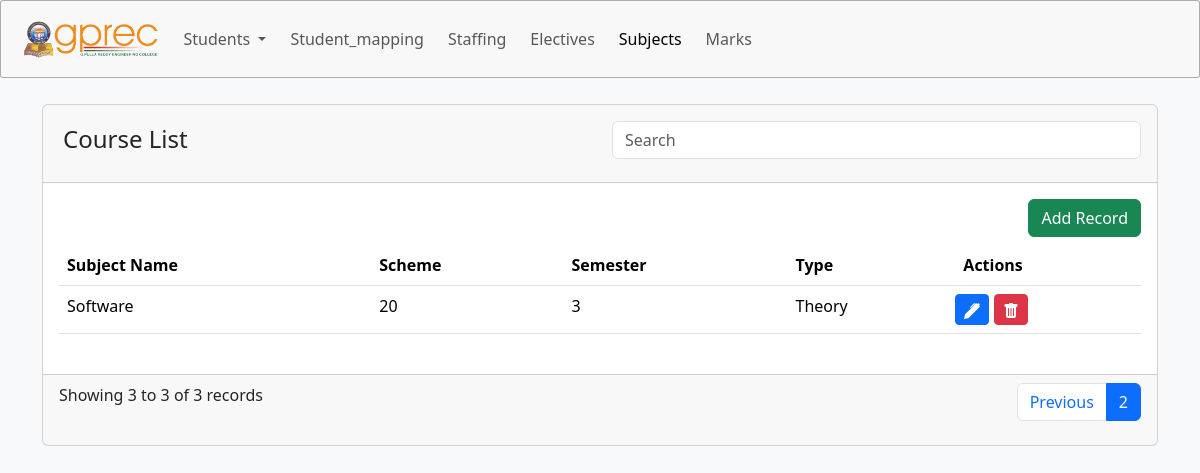
The page /show?page=3 on the database as committed earlier.
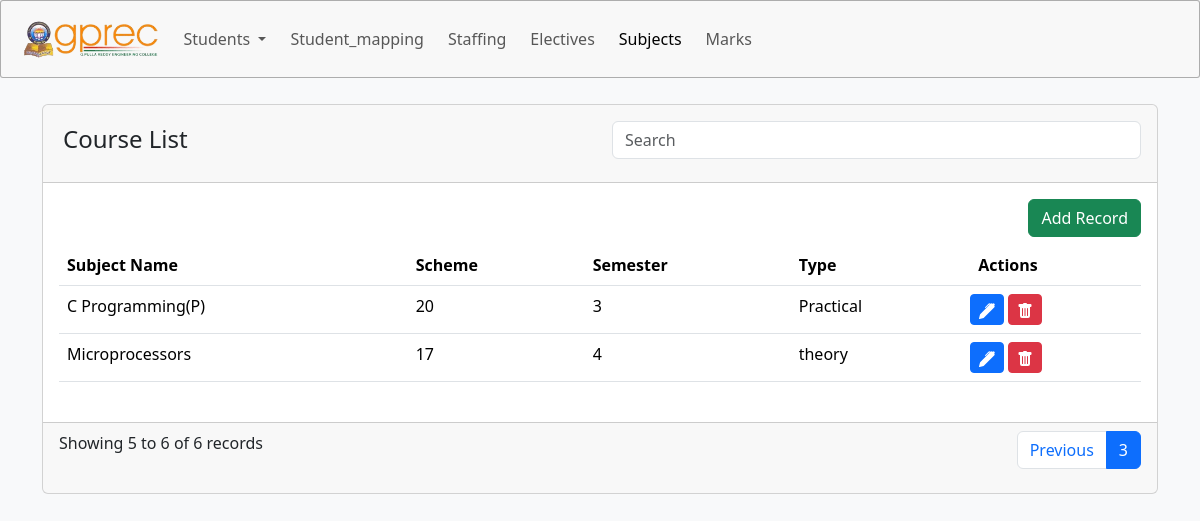
The same page on the database as committed later.
### acad/models.py (models this page shows, shortened)
class Subjects(models.Model):
    course_code=models.CharField(max_length=10)
    subject=models.CharField(max_length=50)
    category=models.CharField(max_length=6)
    scheme=models.IntegerField()
    semester=models.CharField(max_length=10)
    type=models.CharField(max_length=10)
    credits=models.DecimalField(max_digits=10, decimal_places=2)
    end_exam_marks=models.IntegerField()
    cia_marks=models.IntegerField()
    total_marks=models.IntegerField()

### acad/views.py (the view)
# urls.py: path('show', views.show, name='show'),
def show(request):
    records = Subjects.objects.all()
    page = request.GET.get('page', 1)
    records_per_page = 2
    paginator = Paginator(records, records_per_page)
    try:
        records = paginator.page(page)
    except EmptyPage:
        records = paginator.page(paginator.num_pages)
    return render(request, 'show.html', {'records': records})

### templates/show.html (shortened to what this page needs)
{% extends "base.html" %}
{% block body %}
<div class="container my-5">
    <div class="card">
        <div class="card-header p-3">
            <div class="row">
                <div class="col-md-6">
                    <h4 class="p-1">Course List</h4>
                </div>
                <div class="col-md-6 text-right">
                    <input type="text" class="form-control" placeholder="Search">
                </div>
            </div>
        </div>
        <div class="card-body">
            <a href="{% url 'add_record' %}" class="btn btn-success float-end mb-2">Add Record</a>
            <table class="table">
                <thead>
                <tr>
                    <th>Subject Name</th>
                    <th>Scheme</th>
                    <th>Semester</th>
                    <th>Type</th>
                    <th>Actions</th>
                </tr>
                </thead>
                <tbody>
                {% for record in records %}
                    <tr>
                        <td>{{ record.subject }}</td>
                        <td>{{ record.scheme }}</td>
                        <td>{{ record.semester }}</td>
                        <td>{{ record.type }}</td>
                        <td class="mx-0 px-0">
                            <button class="btn btn-sm btn-primary" data-bs-toggle="modal" data-bs-target="#editModal{{ record.id }}">
                            </button>
                            <button class="btn btn-sm btn-danger" data-bs-toggle="modal" data-bs-target="#deleteModal{{ record.id }}">
                            </button>
                        </td>
                    </tr>
                {% endfor %}
                </tbody>
            </table>
        </div>
        <div class="card-footer mt-2">
            <div class="d-flex justify-content-between">
                <span>Showing {{ records.start_index }} to {{ records.end_index }} of {{ records.paginator.count }} records</span>
                <ul class="pagination">
                    {% if records.has_previous %}
                        <li class="page-item"><a class="page-link" href="?page={{ records.previous_page_number }}">Previous</a></li>
                    {% endif %}
                    <li class="page-item active"><span class="page-link">{{ records.number }}</span></li>
                </ul>
            </div>
        </div>
    </div>
</div>
{% endblock body %}

### templates/base.html (shortened to what this page needs)
<!DOCTYPE html>
<html lang="en">
  <head>
    <link href="https://cdn.jsdelivr.net/npm/bootstrap@5.3.2/dist/css/bootstrap.min.css" rel="stylesheet">    <link href="https://getbootstrap.com/docs/5.2/assets/css/docs.css" rel="stylesheet">
  </head>
  <body class="bg-light">
    <nav class="navbar navbar navbar-expand-lg fixed-top" style="background-color:rgba(248, 248, 248,1); border:solid 1px rgba(0,0,0,0.3); border-radius:3px">
      <div class="container-fluid">
        {% load static %}
        <img src=" {% static 'gprec.png' %} "  alt="img/TopHeader.jpg" class="img-fluid mx-2" style="height:60px">
        <div class="collapse navbar-collapse" id="navbarSupportedContent">
          <ul class="navbar-nav me-auto mb-2 mb-lg-0">
            <li class="nav-item dropdown">
              <a class="nav-link dropdown-toggle " href="#" role="button" data-bs-toggle="dropdown" aria-expanded="false">
                Students
              </a>
            </li>
            <li class="nav-item">
              <a class="nav-link {% if request.resolver_match.url_name == 'student_mapping' %}active{% endif %}"  href="/student_mapping">Student_mapping</a>
            </li>
            <li class="nav-item">
              <a class="nav-link {% if request.resolver_match.url_name == 'faculty_mapping' %}active{% endif %}" href="/faculty_mapping">Staffing</a>
            </li>
            <li class="nav-item">
              <a class="nav-link {% if request.resolver_match.url_name == 'electives' %}active{% endif %}" href="/electives">Electives</a>
            </li>
            <li class="nav-item">
              <a class="nav-link {% if request.resolver_match.url_name == 'show' %}active{% endif %}" href="/show">Subjects</a>
            </li>
            <li class="nav-item">
              <a class="nav-link {% if request.resolver_match.url_name == 'marks' %}active{% endif %}" href="/marks">Marks</a>
            </li>
          </ul>
        </div>
      </div>
    </nav>
    <div class="container-fluid" style="height:56px"></div>
    {% block body %}{% endblock body %}
  </body>
</html>

Rows that differ between the two databases and show on the page:
no longer on this page (row unchanged): Subjects: subject "Software", scheme "20", semester "3", type "Theory"
added Subjects: subject "C Programming(P)", scheme "20", semester "3", type "Practical"
added Subjects: subject "Microprocessors", scheme "17", semester "4", type "theory"
Other text that changed with them:
{{ records.start_index }}: "3" → "5"
{{ records.end_index }}: "3" → "6"
{{ records.paginator.count }}: "3" → "6"
{{ records.number }}: "2" → "3"
